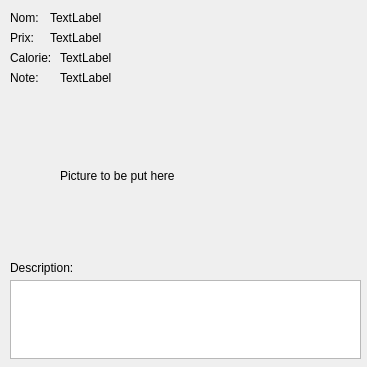
      <widget class="QWidget" name="scrollAreaWidgetContents_3">
       <property name="geometry">
        <rect>
         <x>0</x>
         <y>0</y>
         <width>367</width>
         <height>367</height>
        </rect>
       </property>
       <widget class="QLabel" name="label_13">
        <property name="geometry">
         <rect>
          <x>10</x>
          <y>50</y>
          <width>51</width>
          <height>16</height>
         </rect>
        </property>
        <property name="text">
         <string>Calorie:</string>
        </property>
       </widget>
       <widget class="QLabel" name="label_14">
        <property name="geometry">
         <rect>
          <x>10</x>
          <y>30</y>
          <width>31</width>
          <height>16</height>
         </rect>
        </property>
        <property name="text">
         <string>Prix:</string>
        </property>
       </widget>
       <widget class="QLabel" name="label_15">
        <property name="geometry">
         <rect>
          <x>10</x>
          <y>10</y>
          <width>51</width>
          <height>16</height>
         </rect>
        </property>
        <property name="text">
         <string>Nom:</string>
        </property>
       </widget>
       <widget class="QLabel" name="label_16">
        <property name="geometry">
         <rect>
          <x>10</x>
          <y>260</y>
          <width>81</width>
          <height>16</height>
         </rect>
        </property>
        <property name="text">
         <string>Description:</string>
        </property>
       </widget>
       <widget class="QTextEdit" name="e_description">
        <property name="geometry">
         <rect>
          <x>10</x>
          <y>280</y>
          <width>351</width>
          <height>79</height>
         </rect>
        </property>
       </widget>
       <widget class="QLabel" name="label_17">
        <property name="geometry">
         <rect>
          <x>10</x>
          <y>70</y>
          <width>41</width>
          <height>16</height>
         </rect>
        </property>
        <property name="text">
         <string>Note:</string>
        </property>
       </widget>
       <widget class="QLabel" name="e_name">
        <property name="geometry">
         <rect>
          <x>50</x>
          <y>10</y>
          <width>61</width>
          <height>15</height>
         </rect>
        </property>
        <property name="text">
         <string>TextLabel</string>
        </property>
       </widget>
       <widget class="QLabel" name="e_prix">
        <property name="geometry">
         <rect>
          <x>50</x>
          <y>30</y>
          <width>61</width>
          <height>15</height>
         </rect>
        </property>
        <property name="text">
         <string>TextLabel</string>
        </property>
       </widget>
       <widget class="QLabel" name="e_calorie">
        <property name="geometry">
         <rect>
          <x>60</x>
          <y>50</y>
          <width>61</width>
          <height>15</height>
         </rect>
        </property>
        <property name="text">
         <string>TextLabel</string>
        </property>
       </widget>
       <widget class="QLabel" name="e_picture">
        <property name="geometry">
         <rect>
          <x>60</x>
          <y>100</y>
          <width>181</width>
          <height>151</height>
         </rect>
        </property>
        <property name="text">
         <string>Picture to be put here</string>
        </property>
       </widget>
       <widget class="QLabel" name="e_note">
        <property name="geometry">
         <rect>
          <x>60</x>
          <y>70</y>
          <width>61</width>
          <height>15</height>
         </rect>
        </property>
        <property name="text">
         <string>TextLabel</string>
        </property>
       </widget>
      </widget>
